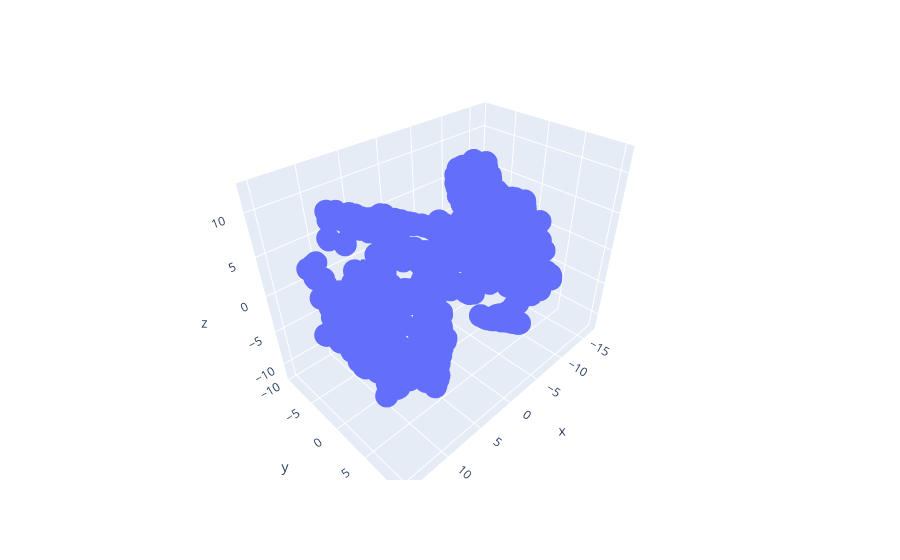

The notebook cell saved with this chart:
### Code cell
fig = px.scatter_3d(x=data_3d_tsne[:,0], y=data_3d_tsne[:,1], z=data_3d_tsne[:,2])
fig.show()

### Figure 1 — Plotly figure (JSON) as saved in the notebook; plotly's stock layout.template omitted (floating-point values rounded to 4 significant figures; data arrays with more than 128 entries replaced by an {"elided": "..."} marker saying what was removed)
{"data": [{"hovertemplate": "x=%{x}<br>y=%{y}<br>z=%{z}<extra></extra>", "legendgroup": "", "marker": {"color": "#636efa", "symbol": "circle"}, "mode": "markers", "name": "", "scene": "scene", "showlegend": false, "type": "scatter3d", "x": {"elided": "1080 float values"}, "y": {"elided": "1080 float values"}, "z": {"elided": "1080 float values"}}], "layout": {"legend": {"tracegroupgap": 0}, "margin": {"t": 60}, "scene": {"domain": {"x": [0, 1], "y": [0, 1]}, "xaxis": {"title": {"text": "x"}}, "yaxis": {"title": {"text": "y"}}, "zaxis": {"title": {"text": "z"}}}}}
